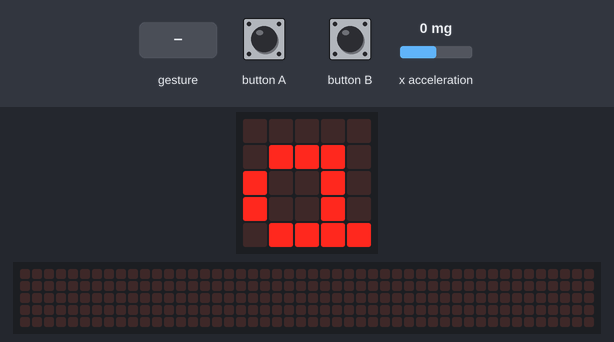
Bench run of a program on a simulated BBC micro:bit running MicroPython. On the bench: the board's 5×5 LED display, a strip that is not on the board, showing the scrolling text unrolled. The inputs (shaded band) are chosen by the test bench; at power-on: x acceleration 0 mg. A tilt is held for 1.5 s and a shake lasts 1 s, then the board lies face up again; the 48×5 strip is a reading aid, not a part: it shows the text the display is scrolling, unrolled, one strip-width of it at a time.

Above: at 1.2 s.
1.3 s: x acceleration set to -769 mg
2.8 s: x acceleration set to -828 mg
At 2.95 s:
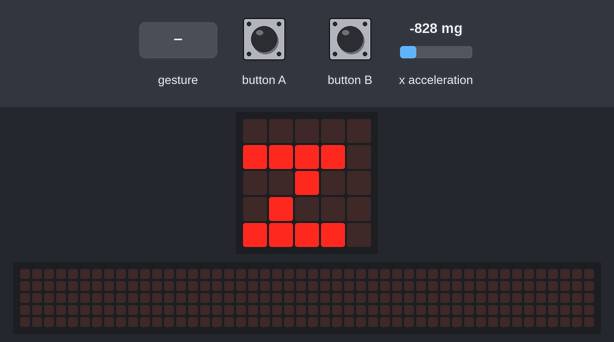
5.2 s: button A pressed for 0.15 s
At 5.27 s:
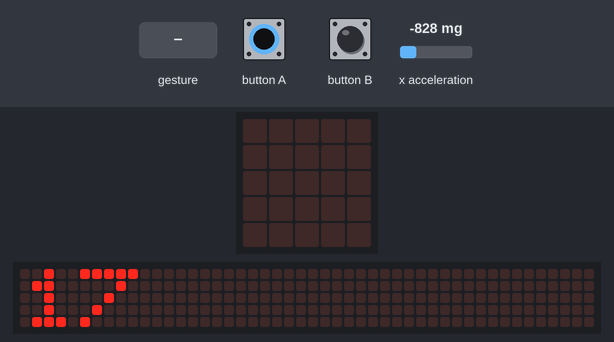
5.9 s: gesture 'shake'
At 8.2 s:
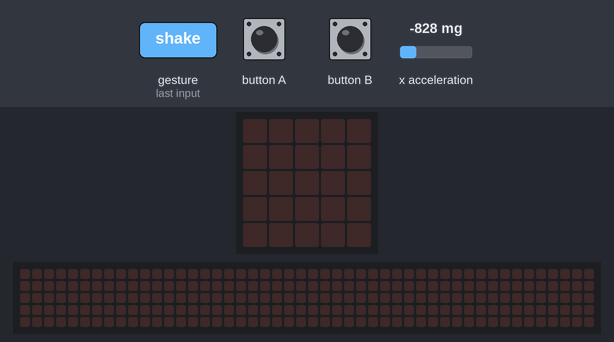
8.9 s: button B pressed for 0.15 s
12.0 s: x acceleration set to 1440 mg
At 12.81 s:
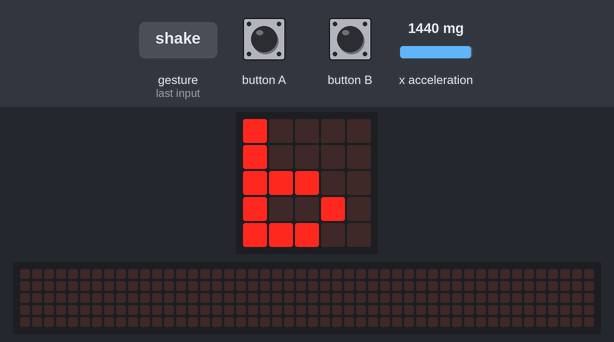
Timing chart, 0 to 15.0 s (numbered marks = the images above; inputs shaded):
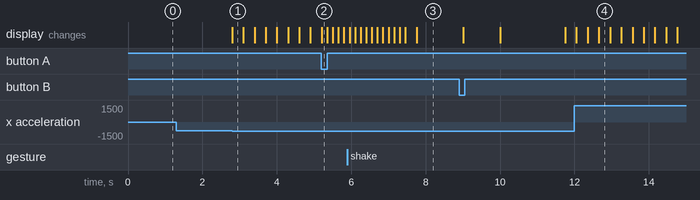

Measured:
- the behaviour switches between -800 and -801 mg on x acceleration (found by bisection; images 0 and 1)
- after the input at 1.3 s, every drawn part: stays the same
- after the input at 2.8 s, the display: changes at once (image 1)
- after the input at 5.2 s, the display: changes at once (image 2)
- after the input at 5.9 s, the display: first differs from a run without the input after 1.9 s (image 3)
- after the input at 12.0 s, the display: first differs from a run without the input after 0.36 s (image 4 shows a later state)

The program:

sezar_sifre.py
```python
from microbit import *

alfabe = "abcdefghijklmnoprstuvwxyz"
harfSirasi = 0
mesajHarfleri = ""
sifreliMesajHarfleri = ""
kaydirmaDegeri = 0

while True:
    accX = accelerometer.get_x()
    display.show(alfabe[harfSirasi])

    if accX < -800:
        harfSirasi -= 1
        if harfSirasi < 0:
            harfSirasi = len(alfabe) - 1
        display.show(alfabe[harfSirasi])
        sleep(300)

    elif accX > 800:
        harfSirasi += 1
        if harfSirasi >= len(alfabe):
            harfSirasi = 0
        display.show(alfabe[harfSirasi])
        sleep(300)

    if button_a.was_pressed():
        kaydirmaDegeri = harfSirasi
        display.scroll(str(kaydirmaDegeri))

    elif button_b.was_pressed():
        mesajHarfleri += alfabe[harfSirasi]
        sifreIndexi = (harfSirasi + kaydirmaDegeri) % len(alfabe)
        sifreliMesajHarfleri += alfabe[sifreIndexi]
        display.show(Image.YES)
        sleep(300)
        display.clear()

    elif accelerometer.was_gesture("shake"):
        display.scroll(mesajHarfleri)
        sleep(500)
        display.show(Image.ARROW_E)
        sleep(1000)
        display.scroll(sifreliMesajHarfleri)
        sleep(1000)
        # Sıfırlama
        harfSirasi = 0
        kaydirmaDegeri = 0
        sifreliMesajHarfleri = ""
        mesajHarfleri = ""


      
```
